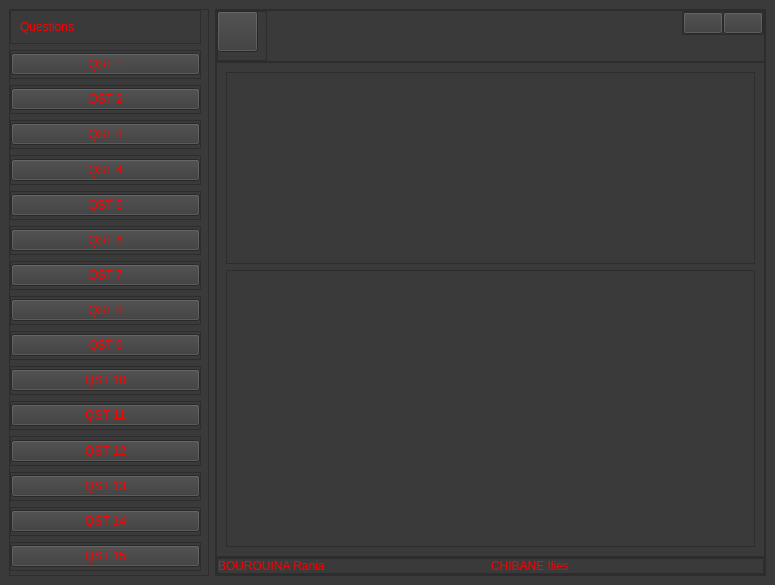
<?xml version="1.0" encoding="UTF-8"?>
<ui version="4.0">
 <class>MainWindow</class>
 <widget class="QMainWindow" name="MainWindow">
  <property name="geometry">
   <rect>
    <x>0</x>
    <y>0</y>
    <width>775</width>
    <height>585</height>
   </rect>
  </property>
  <property name="windowTitle">
   <string>MainWindow</string>
  </property>
  <property name="autoFillBackground">
   <bool>false</bool>
  </property>
  <property name="styleSheet">
   <string notr="true"/>
  </property>
  <widget class="QWidget" name="centralwidget">
   <property name="styleSheet">
    <string notr="true">background-color: rgb(20, 20, 20);
background-color: rgb(58, 58, 58);</string>
   </property>
   <layout class="QHBoxLayout" name="horizontalLayout">
    <item>
     <widget class="QFrame" name="menu">
      <property name="sizePolicy">
       <sizepolicy hsizetype="Preferred" vsizetype="Expanding">
        <horstretch>0</horstretch>
        <verstretch>0</verstretch>
       </sizepolicy>
      </property>
      <property name="minimumSize">
       <size>
        <width>200</width>
        <height>567</height>
       </size>
      </property>
      <property name="maximumSize">
       <size>
        <width>200</width>
        <height>16777215</height>
       </size>
      </property>
      <property name="frameShape">
       <enum>QFrame::StyledPanel</enum>
      </property>
      <property name="frameShadow">
       <enum>QFrame::Raised</enum>
      </property>
      <layout class="QHBoxLayout" name="horizontalLayout_2">
       <property name="spacing">
        <number>0</number>
       </property>
       <property name="leftMargin">
        <number>0</number>
       </property>
       <property name="topMargin">
        <number>0</number>
       </property>
       <property name="rightMargin">
        <number>0</number>
       </property>
       <property name="bottomMargin">
        <number>0</number>
       </property>
       <item alignment="Qt::AlignLeft">
        <widget class="QFrame" name="slide">
         <property name="sizePolicy">
          <sizepolicy hsizetype="Preferred" vsizetype="Expanding">
           <horstretch>0</horstretch>
           <verstretch>0</verstretch>
          </sizepolicy>
         </property>
         <property name="minimumSize">
          <size>
           <width>198</width>
           <height>0</height>
          </size>
         </property>
         <property name="maximumSize">
          <size>
           <width>198</width>
           <height>16777215</height>
          </size>
         </property>
         <property name="frameShape">
          <enum>QFrame::StyledPanel</enum>
         </property>
         <property name="frameShadow">
          <enum>QFrame::Raised</enum>
         </property>
         <widget class="QScrollArea" name="scrollArea">
          <property name="geometry">
           <rect>
            <x>-10</x>
            <y>-10</y>
            <width>211</width>
            <height>581</height>
           </rect>
          </property>
          <property name="minimumSize">
           <size>
            <width>211</width>
            <height>581</height>
           </size>
          </property>
          <property name="widgetResizable">
           <bool>true</bool>
          </property>
          <widget class="QWidget" name="scrollAreaWidgetContents">
           <property name="geometry">
            <rect>
             <x>0</x>
             <y>0</y>
             <width>209</width>
             <height>579</height>
            </rect>
           </property>
           <property name="sizePolicy">
            <sizepolicy hsizetype="Expanding" vsizetype="Expanding">
             <horstretch>0</horstretch>
             <verstretch>0</verstretch>
            </sizepolicy>
           </property>
           <property name="minimumSize">
            <size>
             <width>209</width>
             <height>579</height>
            </size>
           </property>
           <layout class="QVBoxLayout" name="verticalLayout_2">
            <item>
             <widget class="QFrame" name="frame_3">
              <property name="frameShape">
               <enum>QFrame::StyledPanel</enum>
              </property>
              <property name="frameShadow">
               <enum>QFrame::Raised</enum>
              </property>
              <layout class="QHBoxLayout" name="horizontalLayout_8">
               <item>
                <widget class="QLabel" name="label_3">
                 <property name="styleSheet">
                  <string notr="true">color: rgb(255, 0, 0);
font: 75 12pt &quot;Arial&quot;;</string>
                 </property>
                 <property name="text">
                  <string>Questions</string>
                 </property>
                </widget>
               </item>
               <item>
                <widget class="QLabel" name="label_4">
                 <property name="styleSheet">
                  <string notr="true">color: rgb(255, 0, 0);
font: 75 12pt &quot;Arial&quot;;</string>
                 </property>
                 <property name="text">
                  <string/>
                 </property>
                 <property name="pixmap">
                  <pixmap resource="Projet-BDA/icons.qrc">:/icons/icons/chevrons-down.svg</pixmap>
                 </property>
                </widget>
               </item>
              </layout>
             </widget>
            </item>
            <item>
             <widget class="QFrame" name="frame_14">
              <property name="frameShape">
               <enum>QFrame::StyledPanel</enum>
              </property>
              <property name="frameShadow">
               <enum>QFrame::Raised</enum>
              </property>
              <layout class="QHBoxLayout" name="horizontalLayout_7">
               <property name="spacing">
                <number>0</number>
               </property>
               <property name="leftMargin">
                <number>0</number>
               </property>
               <property name="topMargin">
                <number>0</number>
               </property>
               <property name="rightMargin">
                <number>0</number>
               </property>
               <property name="bottomMargin">
                <number>0</number>
               </property>
               <item>
                <widget class="QPushButton" name="pushButton_5">
                 <property name="styleSheet">
                  <string notr="true">color: rgb(255, 0, 0);
font: 75 italic 12pt &quot;Arial&quot;;
</string>
                 </property>
                 <property name="text">
                  <string>QST 1</string>
                 </property>
                </widget>
               </item>
              </layout>
             </widget>
            </item>
            <item>
             <widget class="QFrame" name="frame_15">
              <property name="frameShape">
               <enum>QFrame::StyledPanel</enum>
              </property>
              <property name="frameShadow">
               <enum>QFrame::Raised</enum>
              </property>
              <layout class="QVBoxLayout" name="verticalLayout_3">
               <property name="spacing">
                <number>0</number>
               </property>
               <property name="leftMargin">
                <number>0</number>
               </property>
               <property name="topMargin">
                <number>0</number>
               </property>
               <property name="rightMargin">
                <number>0</number>
               </property>
               <property name="bottomMargin">
                <number>0</number>
               </property>
               <item>
                <widget class="QPushButton" name="pushButton_6">
                 <property name="styleSheet">
                  <string notr="true">color: rgb(255, 0, 0);
font: 75 italic 12pt &quot;Arial&quot;;
</string>
                 </property>
                 <property name="text">
                  <string>QST 2</string>
                 </property>
                </widget>
               </item>
              </layout>
             </widget>
            </item>
            <item>
             <widget class="QFrame" name="frame_18">
              <property name="frameShape">
               <enum>QFrame::StyledPanel</enum>
              </property>
              <property name="frameShadow">
               <enum>QFrame::Raised</enum>
              </property>
              <layout class="QVBoxLayout" name="verticalLayout_4">
               <property name="spacing">
                <number>0</number>
               </property>
               <property name="leftMargin">
                <number>0</number>
               </property>
               <property name="topMargin">
                <number>0</number>
               </property>
               <property name="rightMargin">
                <number>0</number>
               </property>
               <property name="bottomMargin">
                <number>0</number>
               </property>
               <item>
                <widget class="QPushButton" name="pushButton_7">
                 <property name="styleSheet">
                  <string notr="true">color: rgb(255, 0, 0);
font: 75 italic 12pt &quot;Arial&quot;;
</string>
                 </property>
                 <property name="text">
                  <string>QST 3</string>
                 </property>
                </widget>
               </item>
              </layout>
             </widget>
            </item>
            <item>
             <widget class="QFrame" name="frame_7">
              <property name="frameShape">
               <enum>QFrame::StyledPanel</enum>
              </property>
              <property name="frameShadow">
               <enum>QFrame::Raised</enum>
              </property>
              <layout class="QVBoxLayout" name="verticalLayout_5">
               <property name="spacing">
                <number>0</number>
               </property>
               <property name="leftMargin">
                <number>0</number>
               </property>
               <property name="topMargin">
                <number>0</number>
               </property>
               <property name="rightMargin">
                <number>0</number>
               </property>
               <property name="bottomMargin">
                <number>0</number>
               </property>
               <item>
                <widget class="QPushButton" name="pushButton_8">
                 <property name="styleSheet">
                  <string notr="true">color: rgb(255, 0, 0);
font: 75 italic 12pt &quot;Arial&quot;;
</string>
                 </property>
                 <property name="text">
                  <string>QST 4</string>
                 </property>
                </widget>
               </item>
              </layout>
             </widget>
            </item>
            <item>
             <widget class="QFrame" name="frame_13">
              <property name="frameShape">
               <enum>QFrame::StyledPanel</enum>
              </property>
              <property name="frameShadow">
               <enum>QFrame::Raised</enum>
              </property>
              <layout class="QVBoxLayout" name="verticalLayout_6">
               <property name="spacing">
                <number>0</number>
               </property>
               <property name="leftMargin">
                <number>0</number>
               </property>
               <property name="topMargin">
                <number>0</number>
               </property>
               <property name="rightMargin">
                <number>0</number>
               </property>
               <property name="bottomMargin">
                <number>0</number>
               </property>
               <item>
                <widget class="QPushButton" name="pushButton_9">
                 <property name="styleSheet">
                  <string notr="true">color: rgb(255, 0, 0);
font: 75 italic 12pt &quot;Arial&quot;;
</string>
                 </property>
                 <property name="text">
                  <string>QST 5</string>
                 </property>
                </widget>
               </item>
              </layout>
             </widget>
            </item>
            <item>
             <widget class="QFrame" name="frame_19">
              <property name="frameShape">
               <enum>QFrame::StyledPanel</enum>
              </property>
              <property name="frameShadow">
               <enum>QFrame::Raised</enum>
              </property>
              <layout class="QVBoxLayout" name="verticalLayout_7">
               <property name="spacing">
                <number>0</number>
               </property>
               <property name="leftMargin">
                <number>0</number>
               </property>
               <property name="topMargin">
                <number>0</number>
               </property>
               <property name="rightMargin">
                <number>0</number>
               </property>
               <property name="bottomMargin">
                <number>0</number>
               </property>
               <item>
                <widget class="QPushButton" name="pushButton_10">
                 <property name="styleSheet">
                  <string notr="true">color: rgb(255, 0, 0);
font: 75 italic 12pt &quot;Arial&quot;;
</string>
                 </property>
                 <property name="text">
                  <string>QST 6</string>
                 </property>
                </widget>
               </item>
              </layout>
             </widget>
            </item>
            <item>
             <widget class="QFrame" name="frame_16">
              <property name="frameShape">
               <enum>QFrame::StyledPanel</enum>
              </property>
              <property name="frameShadow">
               <enum>QFrame::Raised</enum>
              </property>
              <layout class="QVBoxLayout" name="verticalLayout_8">
               <property name="spacing">
                <number>0</number>
               </property>
               <property name="leftMargin">
                <number>0</number>
               </property>
               <property name="topMargin">
                <number>0</number>
               </property>
               <property name="rightMargin">
                <number>0</number>
               </property>
               <property name="bottomMargin">
                <number>0</number>
               </property>
               <item>
                <widget class="QPushButton" name="pushButton_11">
                 <property name="styleSheet">
                  <string notr="true">color: rgb(255, 0, 0);
font: 75 italic 12pt &quot;Arial&quot;;
</string>
                 </property>
                 <property name="text">
                  <string>QST 7</string>
                 </property>
                </widget>
               </item>
              </layout>
             </widget>
            </item>
            <item>
             <widget class="QFrame" name="frame_17">
              <property name="frameShape">
               <enum>QFrame::StyledPanel</enum>
              </property>
              <property name="frameShadow">
               <enum>QFrame::Raised</enum>
              </property>
              <layout class="QVBoxLayout" name="verticalLayout_9">
               <property name="spacing">
                <number>0</number>
               </property>
               <property name="leftMargin">
                <number>0</number>
               </property>
               <property name="topMargin">
                <number>0</number>
               </property>
               <property name="rightMargin">
                <number>0</number>
               </property>
               <property name="bottomMargin">
                <number>0</number>
               </property>
               <item>
                <widget class="QPushButton" name="pushButton_12">
                 <property name="styleSheet">
                  <string notr="true">color: rgb(255, 0, 0);
font: 75 italic 12pt &quot;Arial&quot;;
</string>
                 </property>
                 <property name="text">
                  <string>QST 8</string>
                 </property>
                </widget>
               </item>
              </layout>
             </widget>
            </item>
            <item>
             <widget class="QFrame" name="frame_12">
              <property name="frameShape">
               <enum>QFrame::StyledPanel</enum>
              </property>
              <property name="frameShadow">
               <enum>QFrame::Raised</enum>
              </property>
              <layout class="QVBoxLayout" name="verticalLayout_10">
               <property name="spacing">
                <number>0</number>
               </property>
               <property name="leftMargin">
                <number>0</number>
               </property>
               <property name="topMargin">
                <number>0</number>
               </property>
               <property name="rightMargin">
                <number>0</number>
               </property>
               <property name="bottomMargin">
                <number>0</number>
               </property>
               <item>
                <widget class="QPushButton" name="pushButton_13">
                 <property name="styleSheet">
                  <string notr="true">color: rgb(255, 0, 0);
font: 75 italic 12pt &quot;Arial&quot;;
</string>
                 </property>
                 <property name="text">
                  <string>QST 9</string>
                 </property>
                </widget>
               </item>
              </layout>
             </widget>
            </item>
            <item>
             <widget class="QFrame" name="frame_11">
              <property name="frameShape">
               <enum>QFrame::StyledPanel</enum>
              </property>
              <property name="frameShadow">
               <enum>QFrame::Raised</enum>
              </property>
              <layout class="QVBoxLayout" name="verticalLayout_11">
               <property name="spacing">
                <number>0</number>
               </property>
               <property name="leftMargin">
                <number>0</number>
               </property>
               <property name="topMargin">
                <number>0</number>
               </property>
               <property name="rightMargin">
                <number>0</number>
               </property>
               <property name="bottomMargin">
                <number>0</number>
               </property>
               <item>
                <widget class="QPushButton" name="pushButton_14">
                 <property name="styleSheet">
                  <string notr="true">color: rgb(255, 0, 0);
font: 75 italic 12pt &quot;Arial&quot;;
</string>
                 </property>
                 <property name="text">
                  <string>QST 10</string>
                 </property>
                </widget>
               </item>
              </layout>
             </widget>
            </item>
            <item>
             <widget class="QFrame" name="frame_8">
              <property name="frameShape">
               <enum>QFrame::StyledPanel</enum>
              </property>
              <property name="frameShadow">
               <enum>QFrame::Raised</enum>
              </property>
              <layout class="QVBoxLayout" name="verticalLayout_12">
               <property name="leftMargin">
                <number>0</number>
               </property>
               <property name="topMargin">
                <number>0</number>
               </property>
               <property name="rightMargin">
                <number>0</number>
               </property>
               <property name="bottomMargin">
                <number>0</number>
               </property>
               <item>
                <widget class="QPushButton" name="pushButton_15">
                 <property name="styleSheet">
                  <string notr="true">color: rgb(255, 0, 0);
font: 75 italic 12pt &quot;Arial&quot;;
</string>
                 </property>
                 <property name="text">
                  <string>QST 11</string>
                 </property>
                </widget>
               </item>
              </layout>
             </widget>
            </item>
            <item>
             <widget class="QFrame" name="frame_10">
              <property name="frameShape">
               <enum>QFrame::StyledPanel</enum>
              </property>
              <property name="frameShadow">
               <enum>QFrame::Raised</enum>
              </property>
              <layout class="QVBoxLayout" name="verticalLayout_13">
               <property name="spacing">
                <number>0</number>
               </property>
               <property name="leftMargin">
                <number>0</number>
               </property>
               <property name="topMargin">
                <number>0</number>
               </property>
               <property name="rightMargin">
                <number>0</number>
               </property>
               <property name="bottomMargin">
                <number>0</number>
               </property>
               <item>
                <widget class="QPushButton" name="pushButton_16">
                 <property name="styleSheet">
                  <string notr="true">color: rgb(255, 0, 0);
font: 75 italic 12pt &quot;Arial&quot;;
</string>
                 </property>
                 <property name="text">
                  <string>QST 12</string>
                 </property>
                </widget>
               </item>
              </layout>
             </widget>
            </item>
            <item>
             <widget class="QFrame" name="frame_5">
              <property name="frameShape">
               <enum>QFrame::StyledPanel</enum>
              </property>
              <property name="frameShadow">
               <enum>QFrame::Raised</enum>
              </property>
              <layout class="QVBoxLayout" name="verticalLayout_14">
               <property name="spacing">
                <number>0</number>
               </property>
               <property name="leftMargin">
                <number>0</number>
               </property>
               <property name="topMargin">
                <number>0</number>
               </property>
               <property name="rightMargin">
                <number>0</number>
               </property>
               <property name="bottomMargin">
                <number>0</number>
               </property>
               <item>
                <widget class="QPushButton" name="pushButton_17">
                 <property name="styleSheet">
                  <string notr="true">color: rgb(255, 0, 0);
font: 75 italic 12pt &quot;Arial&quot;;
</string>
                 </property>
                 <property name="text">
                  <string>QST 13</string>
                 </property>
                </widget>
               </item>
              </layout>
             </widget>
            </item>
            <item>
             <widget class="QFrame" name="frame_9">
              <property name="frameShape">
               <enum>QFrame::StyledPanel</enum>
              </property>
              <property name="frameShadow">
               <enum>QFrame::Raised</enum>
              </property>
              <layout class="QVBoxLayout" name="verticalLayout_15">
               <property name="spacing">
                <number>0</number>
               </property>
               <property name="leftMargin">
                <number>0</number>
               </property>
               <property name="topMargin">
                <number>0</number>
               </property>
               <property name="rightMargin">
                <number>0</number>
               </property>
               <property name="bottomMargin">
                <number>0</number>
               </property>
               <item>
                <widget class="QPushButton" name="pushButton_18">
                 <property name="styleSheet">
                  <string notr="true">color: rgb(255, 0, 0);
font: 75 italic 12pt &quot;Arial&quot;;
</string>
                 </property>
                 <property name="text">
                  <string>QST 14</string>
                 </property>
                </widget>
               </item>
              </layout>
             </widget>
            </item>
            <item>
             <widget class="QFrame" name="frame_6">
              <property name="frameShape">
               <enum>QFrame::StyledPanel</enum>
              </property>
              <property name="frameShadow">
               <enum>QFrame::Raised</enum>
              </property>
              <layout class="QVBoxLayout" name="verticalLayout_16">
               <property name="spacing">
                <number>0</number>
               </property>
               <property name="leftMargin">
                <number>0</number>
               </property>
               <property name="topMargin">
                <number>0</number>
               </property>
               <property name="rightMargin">
                <number>0</number>
               </property>
               <property name="bottomMargin">
                <number>0</number>
               </property>
               <item>
                <widget class="QPushButton" name="pushButton_19">
                 <property name="styleSheet">
                  <string notr="true">color: rgb(255, 0, 0);
font: 75 italic 12pt &quot;Arial&quot;;
</string>
                 </property>
                 <property name="text">
                  <string>QST 15</string>
                 </property>
                </widget>
               </item>
              </layout>
             </widget>
            </item>
           </layout>
          </widget>
         </widget>
        </widget>
       </item>
      </layout>
     </widget>
    </item>
    <item>
     <widget class="QFrame" name="corps">
      <property name="frameShape">
       <enum>QFrame::StyledPanel</enum>
      </property>
      <property name="frameShadow">
       <enum>QFrame::Raised</enum>
      </property>
      <layout class="QVBoxLayout" name="verticalLayout">
       <property name="spacing">
        <number>0</number>
       </property>
       <property name="leftMargin">
        <number>0</number>
       </property>
       <property name="topMargin">
        <number>0</number>
       </property>
       <property name="rightMargin">
        <number>0</number>
       </property>
       <property name="bottomMargin">
        <number>0</number>
       </property>
       <item alignment="Qt::AlignTop">
        <widget class="QFrame" name="head">
         <property name="frameShape">
          <enum>QFrame::StyledPanel</enum>
         </property>
         <property name="frameShadow">
          <enum>QFrame::Raised</enum>
         </property>
         <layout class="QHBoxLayout" name="horizontalLayout_3">
          <property name="spacing">
           <number>0</number>
          </property>
          <property name="leftMargin">
           <number>0</number>
          </property>
          <property name="topMargin">
           <number>0</number>
          </property>
          <property name="rightMargin">
           <number>0</number>
          </property>
          <property name="bottomMargin">
           <number>0</number>
          </property>
          <item alignment="Qt::AlignLeft|Qt::AlignTop">
           <widget class="QFrame" name="frame">
            <property name="minimumSize">
             <size>
              <width>50</width>
              <height>50</height>
             </size>
            </property>
            <property name="frameShape">
             <enum>QFrame::StyledPanel</enum>
            </property>
            <property name="frameShadow">
             <enum>QFrame::Raised</enum>
            </property>
            <widget class="QPushButton" name="pushButton_4">
             <property name="geometry">
              <rect>
               <x>0</x>
               <y>0</y>
               <width>41</width>
               <height>41</height>
              </rect>
             </property>
             <property name="minimumSize">
              <size>
               <width>31</width>
               <height>31</height>
              </size>
             </property>
             <property name="maximumSize">
              <size>
               <width>41</width>
               <height>41</height>
              </size>
             </property>
             <property name="text">
              <string/>
             </property>
             <property name="icon">
              <iconset resource="Projet-BDA/icons.qrc">
               <normaloff>:/icons/icons/align-center.svg</normaloff>:/icons/icons/align-center.svg</iconset>
             </property>
            </widget>
           </widget>
          </item>
          <item alignment="Qt::AlignRight|Qt::AlignTop">
           <widget class="QFrame" name="frame_2">
            <property name="frameShape">
             <enum>QFrame::StyledPanel</enum>
            </property>
            <property name="frameShadow">
             <enum>QFrame::Raised</enum>
            </property>
            <layout class="QHBoxLayout" name="horizontalLayout_5">
             <property name="spacing">
              <number>0</number>
             </property>
             <property name="leftMargin">
              <number>0</number>
             </property>
             <property name="topMargin">
              <number>0</number>
             </property>
             <property name="rightMargin">
              <number>0</number>
             </property>
             <property name="bottomMargin">
              <number>0</number>
             </property>
             <item>
              <widget class="QPushButton" name="pushButton_3">
               <property name="text">
                <string/>
               </property>
               <property name="icon">
                <iconset resource="Projet-BDA/icons.qrc">
                 <normaloff>:/icons/icons/corner-left-down.svg</normaloff>:/icons/icons/corner-left-down.svg</iconset>
               </property>
              </widget>
             </item>
             <item>
              <widget class="QPushButton" name="pushButton_2">
               <property name="text">
                <string/>
               </property>
               <property name="icon">
                <iconset resource="Projet-BDA/icons.qrc">
                 <normaloff>:/icons/icons/x-circle.svg</normaloff>:/icons/icons/x-circle.svg</iconset>
               </property>
              </widget>
             </item>
            </layout>
           </widget>
          </item>
         </layout>
        </widget>
       </item>
       <item>
        <widget class="QFrame" name="main">
         <property name="sizePolicy">
          <sizepolicy hsizetype="Preferred" vsizetype="Expanding">
           <horstretch>0</horstretch>
           <verstretch>0</verstretch>
          </sizepolicy>
         </property>
         <property name="frameShape">
          <enum>QFrame::StyledPanel</enum>
         </property>
         <property name="frameShadow">
          <enum>QFrame::Raised</enum>
         </property>
         <layout class="QVBoxLayout" name="verticalLayout_17">
          <item>
           <widget class="QPlainTextEdit" name="plainTextEdit">
            <property name="sizePolicy">
             <sizepolicy hsizetype="Expanding" vsizetype="Preferred">
              <horstretch>0</horstretch>
              <verstretch>0</verstretch>
             </sizepolicy>
            </property>
           </widget>
          </item>
          <item>
           <widget class="QTextEdit" name="textEdit"/>
          </item>
         </layout>
        </widget>
       </item>
       <item alignment="Qt::AlignBottom">
        <widget class="QFrame" name="foot">
         <property name="frameShape">
          <enum>QFrame::StyledPanel</enum>
         </property>
         <property name="frameShadow">
          <enum>QFrame::Raised</enum>
         </property>
         <layout class="QHBoxLayout" name="horizontalLayout_4">
          <property name="spacing">
           <number>0</number>
          </property>
          <property name="leftMargin">
           <number>0</number>
          </property>
          <property name="topMargin">
           <number>0</number>
          </property>
          <property name="rightMargin">
           <number>0</number>
          </property>
          <property name="bottomMargin">
           <number>0</number>
          </property>
          <item alignment="Qt::AlignBottom">
           <widget class="QFrame" name="frame_4">
            <property name="frameShape">
             <enum>QFrame::StyledPanel</enum>
            </property>
            <property name="frameShadow">
             <enum>QFrame::Raised</enum>
            </property>
            <layout class="QHBoxLayout" name="horizontalLayout_6">
             <property name="spacing">
              <number>0</number>
             </property>
             <property name="leftMargin">
              <number>0</number>
             </property>
             <property name="topMargin">
              <number>0</number>
             </property>
             <property name="rightMargin">
              <number>0</number>
             </property>
             <property name="bottomMargin">
              <number>0</number>
             </property>
             <item>
              <widget class="QLabel" name="label">
               <property name="styleSheet">
                <string notr="true">color: rgb(255, 0, 0);
font: 75 12pt &quot;Arial&quot;;</string>
               </property>
               <property name="text">
                <string>BOUROUINA Rania</string>
               </property>
              </widget>
             </item>
             <item>
              <widget class="QLabel" name="label_2">
               <property name="styleSheet">
                <string notr="true">color: rgb(255, 0, 0);
font: 75 12pt &quot;Arial&quot;;</string>
               </property>
               <property name="text">
                <string>CHIBANE Ilies</string>
               </property>
              </widget>
             </item>
            </layout>
           </widget>
          </item>
         </layout>
        </widget>
       </item>
      </layout>
     </widget>
    </item>
   </layout>
  </widget>
 </widget>
 <resources>
  <include location="Projet-BDA/icons.qrc"/>
 </resources>
 <connections/>
</ui>
